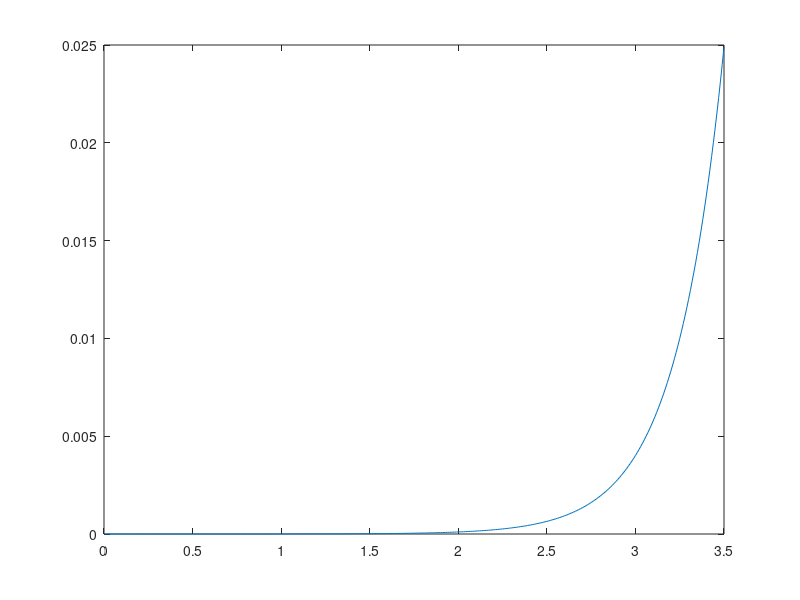

The MATLAB source for this figure:
%This script evaluates through an least-square fitting the saturation 
%current and ideality factor of the LED using points of its I-V curve

clear;
close all;
clc;


VT = 25e-3; %thermal voltage


IF = [2 4 6 8 10 12 14 16 18 20] *1e-3; %current

VF = [2.9 3 3.09 3.15 3.2 3.25 3.3 3.39 3.45 3.5]; %voltage

b = log(IF);

m = [ones(length(IF),1) ((VF)/VT).'];

x = (m.'*m)\eye(2)*m.'*b.';


ISat = exp(x(1));

n = 1/x(2);

v = 0:0.01:3.5;

aux = v > 0;

 I = @(ISat,n,VF) (ISat.*exp((VF)./(n.*VT))  - ISat).*aux;
 
 save(['whiteLED_334-15_Param.mat'],'ISat','n');
 


plot(v,I(ISat,n,v))
